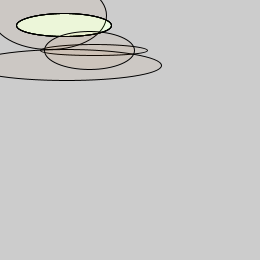
Frame 1 (no input)
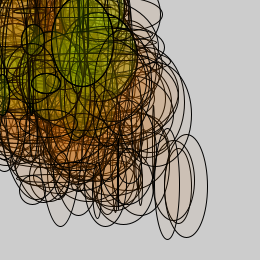
Frame 60 (the mouse pressed at the canvas centre just before this capture)
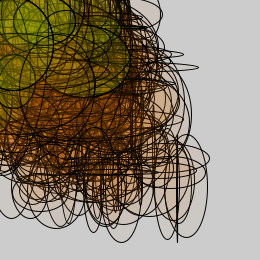
Frame 120 (the mouse held since frame 60 and released just before this capture)

The Processing sketch that drew these frames (run headless with seeded random() and noise(); from frame 60 on, the mouse is pressed at the canvas centre):

// Processing sketch: processing_133139
// ── processing_133139.pde

// TODO: put all your variable declarations here

int a = 56;
int b = 46;
int c = 55;
int d = 55;

void setup() {

  // size() goes inside setup() here. Like this:
  size(260,260);      
}

void draw() {
    
  // TODO: assign each variable a random value here. For example:
  //    x = int(random(0,100));
  a = int(random(0,100));
  b = int(random(0, 100));
  c = int(random(0, 100));
  d = int(random(0, 100));
  // Do this for each variable.
  // see http://processing.org/reference/random_.html for more details

  // TODO: paste all your draw code here (ie, the code that uses those variables)  
ellipse(a, b, c, d);
fill(204, 102, 0, 10);
ellipse(a+30, b*2, c+12, d-12);
ellipse(a+2, b+40, c*2, d+8);
ellipse(a-15, b-10, c+20, d*3);
fill(100, 230, 0, 10);
ellipse(a, b, c, d);
ellipse(a, b, c, d);
ellipse(a, b, c, d);
fill(204, 102, 0, 10);
ellipse(a+b, b*2, c-5, d+15);

  // TODO: If you are using background(), remove it for now.

  // TODO: Add transparency to all your colors. For example, if you have:
  //   fill(255,0,0);
  // in your code, replace it with:
  //   fill(255,0,0,10);

  // TODO: run your sketch and see what happens!
  
  // The idea here is that if you do the above, you should hopefully
  // get something that looks like the Idris Khan image compositions.
  // Do you?
}
